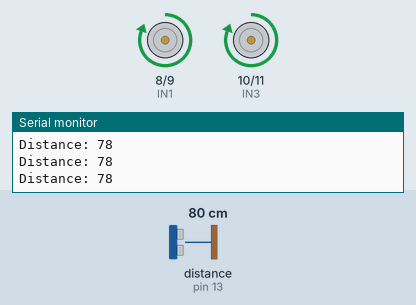
A sketch run on a simulated Arduino Uno, built with avr-gcc and run on an emulated ATmega328P. Parts: motor-driver pin pairs drawn as motors (green arrow = first pin HIGH = forward, orange = second pin HIGH = backward, longer = more drive), the last lines printed to the serial monitor. Wiring (inferred from the names in the program): ultrasonic range finder: trigger pin 12; echo pin 13. The inputs (shaded band) are chosen by the test bench; at power-on: distance to the obstacle (sensor on pin 13) 80 cm. The echo pulse lasts 58.3 µs per cm.

Above: at 1.2 s.
1.3 s: distance to the obstacle (sensor on pin 13) set to 7 cm
4.3 s: distance to the obstacle (sensor on pin 13) set to 4 cm
At 4.62 s:
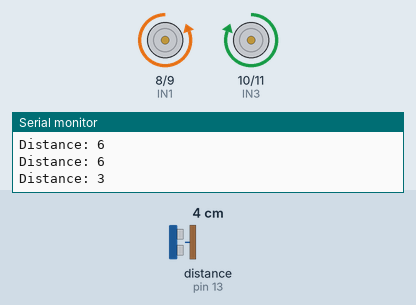
7.3 s: distance to the obstacle (sensor on pin 13) set to 9 cm
At 7.47 s:
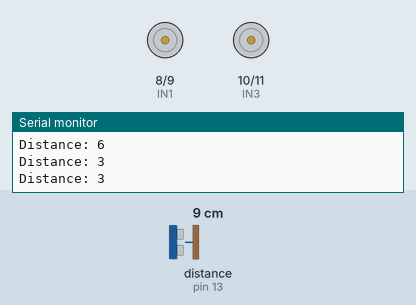
9.0 s: distance to the obstacle (sensor on pin 13) set to 2 cm
At 9.92 s:
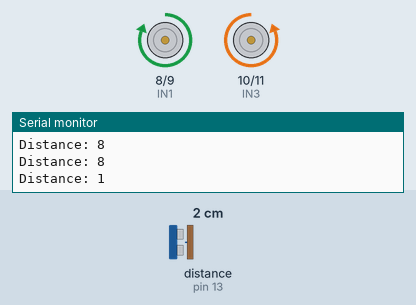
Timing chart, 0 to 13.0 s (numbered marks = the images above; inputs shaded):
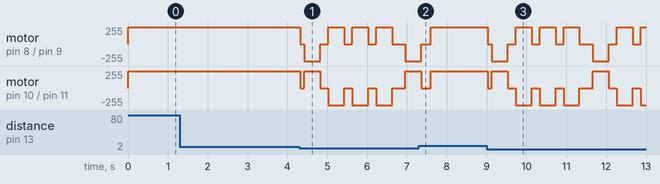

Measured:
- the behaviour switches between 6 and 5 cm on distance to the obstacle (sensor on pin 13) (found by bisection; images 0 and 1)
- after the input at 7.3 s, motor on pin 8 (IN1) / pin 9 (IN2): goes on until 7.6 s, then stays forward 255/255

The sketch:

sketch_final_ithink.ino
```cpp
const int trigPin = 12;
const int echoPin = 13;

const int IN1 = 8;
const int IN2 = 9;
const int IN3 = 10;
const int IN4 = 11;

int threshold = 4;

void setup() {
  Serial.begin(9600);
  pinMode(trigPin, OUTPUT);
  pinMode(echoPin, INPUT);

  pinMode(IN1, OUTPUT);
  pinMode(IN2, OUTPUT);
  pinMode(IN3, OUTPUT);
  pinMode(IN4, OUTPUT);
}

void loop() {
  int distance = getDistance();

  if (distance < 2 || distance > 400) {
    distance = getDistance(); // retry once if reading is invalid
  }

  Serial.print("Distance: ");
  Serial.println(distance);

  if (distance > threshold) {
    moveForward();
  } else {
    stopBot();
    delay(100);

    // Try turning right (actual direction, previously labeled left)
    turnRight();
    delay(400);
    stopBot();
    delay(200);

    int afterRight = getDistance();

    if (afterRight <= threshold) {
      // Path still blocked → perform 180° turn
      turnLeft();
      delay(400);
      stopBot();
      delay(200);

      turnLeft();
      delay(400);
      stopBot();
      delay(200);

      // Recheck after U-turn
      int afterUTurn = getDistance();
      if (afterUTurn <= threshold) {
        // Still blocked → turn left to explore a new path
        turnLeft();
        delay(400);
        stopBot();
        delay(200);
      }
    }
  }

  delay(30); // quick loop delay for responsiveness
}

// === Motor Control ===

void moveForward() {
  digitalWrite(IN1, HIGH);
  digitalWrite(IN2, LOW);
  digitalWrite(IN3, HIGH);
  digitalWrite(IN4, LOW);
}

void stopBot() {
  digitalWrite(IN1, LOW);
  digitalWrite(IN2, LOW);
  digitalWrite(IN3, LOW);
  digitalWrite(IN4, LOW);
}

// 🔄 Actually turns right in physical setup
void turnRight() {
  digitalWrite(IN1, LOW);
  digitalWrite(IN2, HIGH);
  digitalWrite(IN3, HIGH);
  digitalWrite(IN4, LOW);
}

// 🔄 Actually turns left in physical setup
void turnLeft() {
  digitalWrite(IN1, HIGH);
  digitalWrite(IN2, LOW);
  digitalWrite(IN3, LOW);
  digitalWrite(IN4, HIGH);
}

// === Distance Sensor ===

int getDistance() {
  long duration;
  int distance;

  digitalWrite(trigPin, LOW);
  delayMicroseconds(2);
  digitalWrite(trigPin, HIGH);
  delayMicroseconds(10);
  digitalWrite(trigPin, LOW);

  // Timeout after 30 ms if no echo is received
  duration = pulseIn(echoPin, HIGH, 30000);
  distance = duration * 0.034 / 2;

  return distance;
}
// End of the code
```
